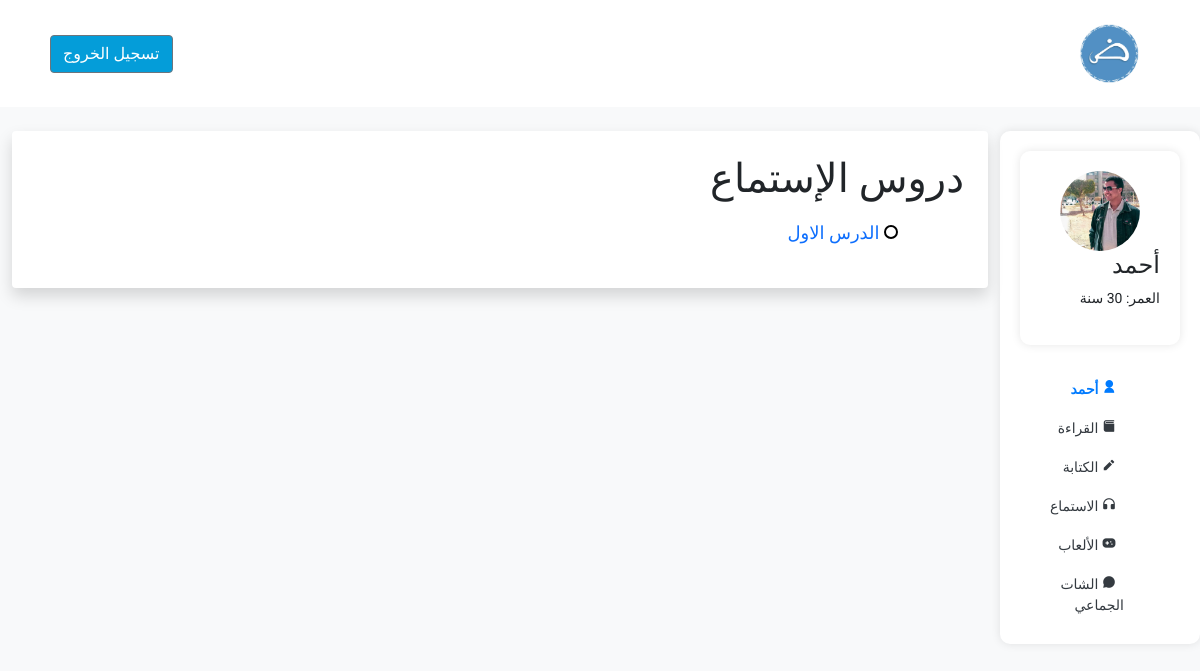
Before: /lessons/listening/ (signed in) with the older database file.
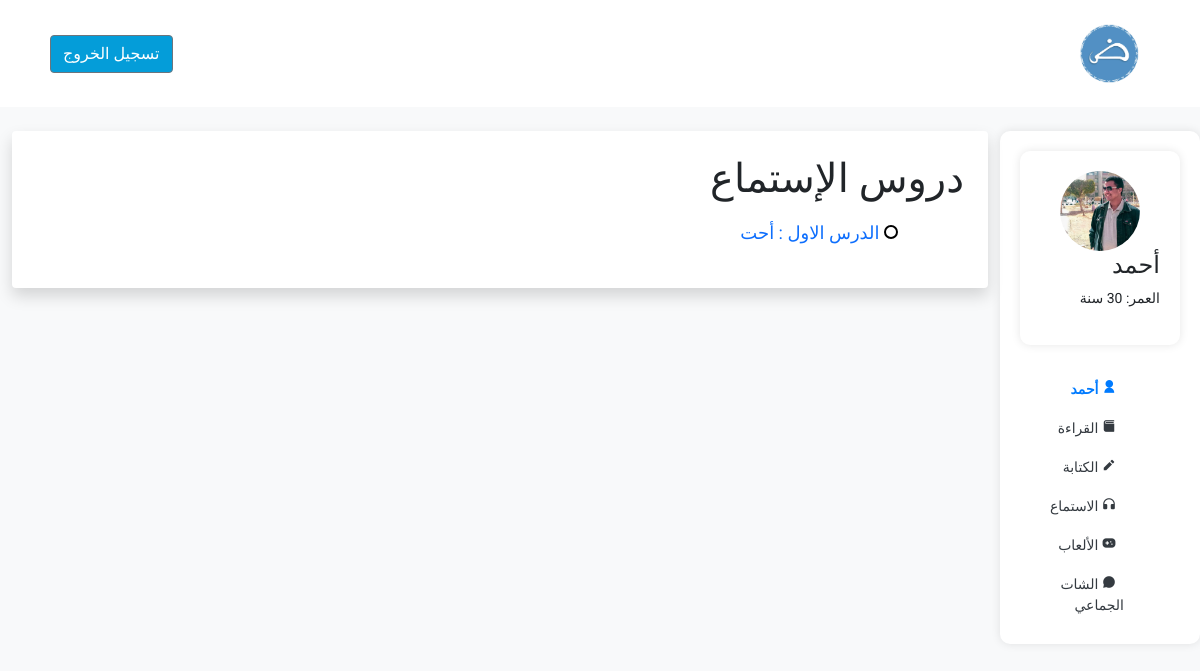
After: the same page with the newer database file.
### accounts/models.py (models this page shows, shortened)
class CustomUser(AbstractUser):
    nid_validator = RegexValidator(regex=r'^\d{14}$', message="الرقم القومي لابد ان يكون 14 رقم ")
    nid = models.CharField(max_length=14, unique=True, validators=[nid_validator])
    fname=models.CharField(max_length=30, blank=True, null=True)
    image = models.ImageField(upload_to=image_upload, blank=True, null=True)
    age = models.PositiveIntegerField(null=True, blank=True)
    slug = models.SlugField(blank=True, null=True)
    groups = models.ManyToManyField(Group, verbose_name=_('groups'), blank=True, related_name='customuser_set')
    user_permissions = models.ManyToManyField(Permission, verbose_name=_('user permissions'), blank=True, related_name='customuser_set')

### lessons/models.py (models this page shows, shortened)
class Lesson(models.Model):
    title = models.CharField(max_length=255)
    video_link = models.FileField(upload_to=vid_upload, blank=True, null=True)
    lesson_type = models.CharField(choices=[('reading', 'قراءة'), ('listening', 'استماع'), ('writing', 'كتابة')], max_length=20)
    completed_by_users = models.ManyToManyField(CustomUser, through='UserLessonCompletion')

### lessons/views.py (the view)
# urls.py: path('listening/', listening_lessons, name='listening'),
@login_required
def listening_lessons(request):
    listening_lessons = Lesson.objects.filter(lesson_type='listening')
    context = {'lessons': listening_lessons}
    return render(request, 'lessons/listening_lessons.html', context)

### lessons/templates/lessons/listening_lessons.html (shortened to what this page needs)
{% extends 'base.html' %}
{% load static %}
{% block content %}
<div class="container-fluid mt-4">
    <div class="row">
        <div class="col-md-3 col-lg-2 d-md-block sidebar">
            <div class="user-profile mb-4">
                <img src="/media/{{ request.user.image }}" alt="User Image" />
                <div>
                    <h4>{{ request.user.fname }}</h4>
                    <p>العمر: 30 سنة</p>
                </div>
            </div>
         <ul class="nav flex-column">
            <li class="nav-item">
              <a class="nav-link active" href="{%url 'base'%}">
                <i class="ri-user-fill me-2"></i>
                {{ request.user.fname }}
              </a>
            </li>
            <li class="nav-item">
              <a class="nav-link" href="{%url 'lessons:reading'%}">
                <i class="ri-book-3-fill me-2"></i>
                القراءة
              </a>
            </li>
            <li class="nav-item">
              <a class="nav-link" href="{%url 'lessons:writting'%}">
                <i class="ri-pencil-fill me-2"></i>
                الكتابة
              </a>
            </li>
            <li class="nav-item">
              <a class="nav-link" href="{%url 'lessons:listening'%}">
                <i class="ri-headphone-fill me-2"></i>
                الاستماع
              </a>
            </li>
            <li class="nav-item">
              <a class="nav-link" href="{% url 'games:game' %}">
                <i class="ri-gamepad-fill me-2"></i>
                الألعاب
              </a>
            </li>
            <li class="nav-item">
              <a class="nav-link" href="{% url 'chat:chat_room' %}">
                <i class="ri-chat-3-fill me-2"></i>
                الشات الجماعي
              </a>
            </li>
          </ul></div>
        <div class="col-md-9 col-lg-10">
            <div class="user-profile p-4 bg-white shadow rounded">
                <h1>دروس الإستماع</h1>
               <ul class="nav flex-column">
                    {% for lesson in lessons %}
                        <li class="nav-item lesson-item {% if lesson.is_completed %}lesson-completed{% else %}lesson-not-completed{% endif %}">
                            <a class="nav-link" href="{% url 'lessons:lesson_detail' lesson_id=lesson.id %}">
                                <div class="lesson-circle"></div>
                                {{ lesson.title }}
                            </a>
                        </li>
                    {% endfor %}
                </ul>
            </div>
        </div>
    </div>
</div>
{% endblock content %}

### templates/base.html (shortened to what this page needs)
{% load static %}
<!DOCTYPE html>
<html lang="ar" dir="rtl">
  <head>
    <link
      href="https://cdn.jsdelivr.net/npm/remixicon@2.5.0/fonts/remixicon.css"
      rel="stylesheet"
    />
    <link
      href="{% static 'styles/bootstrap/bootstrap.min.css' %}"
      rel="stylesheet"
    />
    <link href="{% static 'styles/style.css' %}" rel="stylesheet" />
  </head>
  <body>
    <nav class="navbar navbar-light navbar-expand-md sticky-top bg-white py-3">
      <div class="container">
        <a class="navbar-brand d-flex align-items-center" href="#"
          ><img src="{% static 'imgs/logo.webp' %}" height="65"
        /></a>
        {% if user.is_authenticated %}
        <a
          class="btn btn-secondary text-bg-secondary"
          role="button"
          href="{% url 'accounts:logout' %}"
          style="background: #049dd9; margin: 8px"
          >تسجيل الخروج</a
        >
        {% endif %}
      </div>
    </nav>
    {% block content %}{% endblock content %}
  </body>
</html>

### static/styles/style.css (style rules this page uses)
* { box-sizing: border-box; }
body { font-size: 14px; font-family: 'Almarai', Arial, sans-serif; direction: rtl; }

### templates/base.html (style rules this page uses)
body { font-family: "Roboto", sans-serif; background-color: #f8f9fa; }
.sidebar { background-color: #fff; padding: 20px; border-radius: 10px; box-shadow: 0 0 10px rgba(0, 0, 0, 0.1); }
.sidebar .nav-link { color: #343a40; font-weight: 500; }
.sidebar .active { font-weight: 700; color: #007bff; }
.user-profile { background-color: #fff; padding: 20px; border-radius: 10px; box-shadow: 0 0 10px rgba(0, 0, 0, 0.1); }
.user-profile img { width: 80px; height: 80px; border-radius: 50%; object-fit: cover; margin-right: 20px; }

### lessons/templates/lessons/listening_lessons.html (style rules this page uses)
.lesson-item { display: flex; align-items: center; margin-bottom: 10px; color:black; font-size: 18px; }
.lesson-circle { width: 14px; height: 14px; border-radius: 50%; margin-right: 10px; flex-shrink: 0; border: 2px solid; display:inline-block; }
.lesson-not-completed .lesson-circle { border-color: black; background-color: white; }

Changed rows visible on the page:
changed Lesson: title "الدرس الاول" → "الدرس الاول : أحت"
